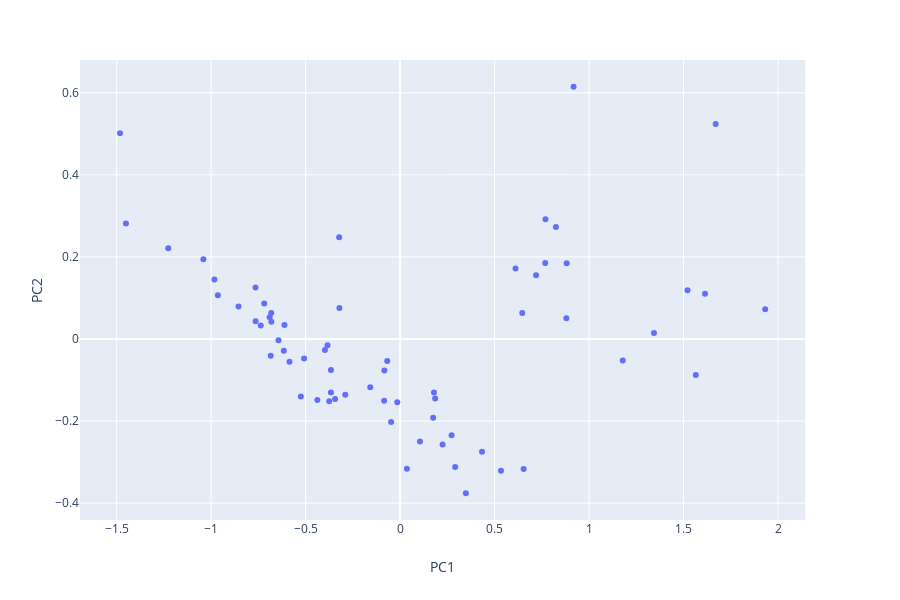

This figure's notebook cell:
### Code cell
import plotly.express as px

fig = px.scatter(df_pca, x='PC1', y='PC2', render_mode='svg')

fig.show()
